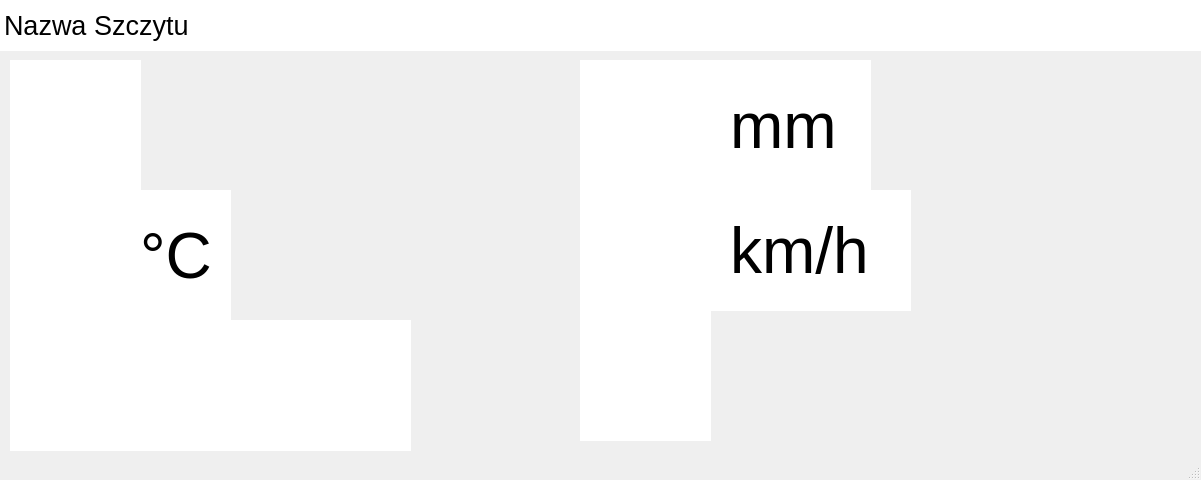
<?xml version="1.0" encoding="UTF-8"?>
<ui version="4.0">
 <class>szczyt</class>
 <widget class="QMainWindow" name="szczyt">
  <property name="geometry">
   <rect>
    <x>0</x>
    <y>0</y>
    <width>1201</width>
    <height>480</height>
   </rect>
  </property>
  <property name="windowTitle">
   <string>SkiSky</string>
  </property>
  <widget class="QWidget" name="centralwidget">
   <widget class="QLabel" name="blank_bar">
    <property name="geometry">
     <rect>
      <x>0</x>
      <y>0</y>
      <width>1201</width>
      <height>51</height>
     </rect>
    </property>
    <property name="styleSheet">
     <string notr="true">#blank_bar
{
background-color: white; 


border: none; 
background-repeat: none;
}</string>
    </property>
    <property name="frameShape">
     <enum>QFrame::Box</enum>
    </property>
    <property name="text">
     <string/>
    </property>
   </widget>
   <widget class="QLabel" name="labelX">
    <property name="geometry">
     <rect>
      <x>4</x>
      <y>-5</y>
      <width>321</width>
      <height>61</height>
     </rect>
    </property>
    <property name="font">
     <font>
      <pointsize>20</pointsize>
     </font>
    </property>
    <property name="text">
     <string>Nazwa Szczytu</string>
    </property>
   </widget>
   <widget class="QLabel" name="niebo">
    <property name="geometry">
     <rect>
      <x>10</x>
      <y>60</y>
      <width>131</width>
      <height>131</height>
     </rect>
    </property>
    <property name="styleSheet">
     <string notr="true">#niebo
{
background-color: white; 


border: none; 
background-repeat: none;
}</string>
    </property>
    <property name="text">
     <string/>
    </property>
   </widget>
   <widget class="QLabel" name="temperatura">
    <property name="geometry">
     <rect>
      <x>10</x>
      <y>190</y>
      <width>131</width>
      <height>131</height>
     </rect>
    </property>
    <property name="font">
     <font>
      <pointsize>48</pointsize>
     </font>
    </property>
    <property name="styleSheet">
     <string notr="true">#temperatura
{
background-color: white; 


border: none; 
background-repeat: none;
}</string>
    </property>
    <property name="text">
     <string/>
    </property>
   </widget>
   <widget class="QLabel" name="cisnienie">
    <property name="geometry">
     <rect>
      <x>10</x>
      <y>320</y>
      <width>401</width>
      <height>131</height>
     </rect>
    </property>
    <property name="font">
     <font>
      <pointsize>48</pointsize>
     </font>
    </property>
    <property name="styleSheet">
     <string notr="true">#cisnienie
{
background-color: white; 


border: none; 
background-repeat: none;
}</string>
    </property>
    <property name="text">
     <string/>
    </property>
   </widget>
   <widget class="QLabel" name="lc2">
    <property name="geometry">
     <rect>
      <x>140</x>
      <y>190</y>
      <width>91</width>
      <height>131</height>
     </rect>
    </property>
    <property name="font">
     <font>
      <pointsize>48</pointsize>
     </font>
    </property>
    <property name="styleSheet">
     <string notr="true">#lc2
{
background-color: white; 


border: none; 
background-repeat: none;
}</string>
    </property>
    <property name="text">
     <string>°C</string>
    </property>
   </widget>
   <widget class="QLabel" name="opady">
    <property name="geometry">
     <rect>
      <x>580</x>
      <y>60</y>
      <width>151</width>
      <height>131</height>
     </rect>
    </property>
    <property name="font">
     <font>
      <pointsize>48</pointsize>
     </font>
    </property>
    <property name="styleSheet">
     <string notr="true">#opady

{
background-color: white; 


border: none; 
background-repeat: none;
}</string>
    </property>
    <property name="text">
     <string/>
    </property>
   </widget>
   <widget class="QLabel" name="wiatr">
    <property name="geometry">
     <rect>
      <x>580</x>
      <y>180</y>
      <width>151</width>
      <height>131</height>
     </rect>
    </property>
    <property name="font">
     <font>
      <pointsize>48</pointsize>
     </font>
    </property>
    <property name="styleSheet">
     <string notr="true">#wiatr

{
background-color: white; 


border: none; 
background-repeat: none;
}</string>
    </property>
    <property name="text">
     <string/>
    </property>
   </widget>
   <widget class="QLabel" name="tlo">
    <property name="geometry">
     <rect>
      <x>0</x>
      <y>0</y>
      <width>1201</width>
      <height>481</height>
     </rect>
    </property>
    <property name="text">
     <string/>
    </property>
   </widget>
   <widget class="QLabel" name="stan">
    <property name="geometry">
     <rect>
      <x>580</x>
      <y>310</y>
      <width>131</width>
      <height>131</height>
     </rect>
    </property>
    <property name="styleSheet">
     <string notr="true">#stan

{
background-color: white; 


border: none; 
background-repeat: none;
}</string>
    </property>
    <property name="text">
     <string/>
    </property>
   </widget>
   <widget class="QLabel" name="lc2_2">
    <property name="geometry">
     <rect>
      <x>730</x>
      <y>190</y>
      <width>181</width>
      <height>121</height>
     </rect>
    </property>
    <property name="font">
     <font>
      <pointsize>48</pointsize>
     </font>
    </property>
    <property name="styleSheet">
     <string notr="true">#lc2_2
{
background-color: white; 


border: none; 
background-repeat: none;
}</string>
    </property>
    <property name="text">
     <string>km/h</string>
    </property>
   </widget>
   <widget class="QLabel" name="lc2_3">
    <property name="geometry">
     <rect>
      <x>730</x>
      <y>60</y>
      <width>141</width>
      <height>131</height>
     </rect>
    </property>
    <property name="font">
     <font>
      <pointsize>48</pointsize>
     </font>
    </property>
    <property name="styleSheet">
     <string notr="true">#lc2_3
{
background-color: white; 


border: none; 
background-repeat: none;
}</string>
    </property>
    <property name="text">
     <string>mm</string>
    </property>
   </widget>
   <zorder>tlo</zorder>
   <zorder>blank_bar</zorder>
   <zorder>labelX</zorder>
   <zorder>niebo</zorder>
   <zorder>temperatura</zorder>
   <zorder>cisnienie</zorder>
   <zorder>lc2</zorder>
   <zorder>opady</zorder>
   <zorder>wiatr</zorder>
   <zorder>stan</zorder>
   <zorder>lc2_2</zorder>
   <zorder>lc2_3</zorder>
  </widget>
  <widget class="QStatusBar" name="statusbar"/>
 </widget>
 <resources/>
 <connections/>
</ui>
